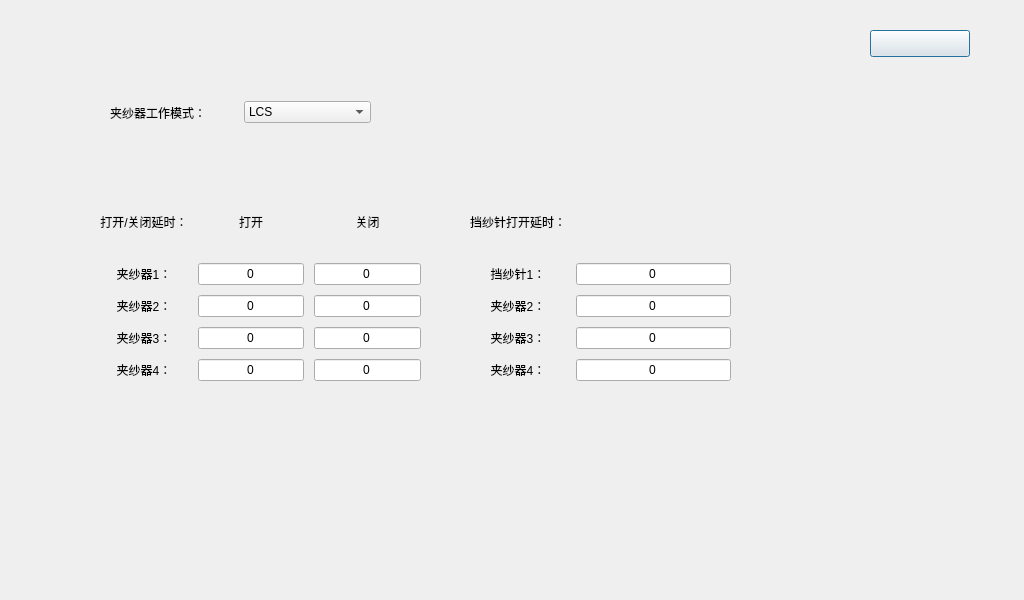
<?xml version="1.0" encoding="UTF-8"?>
<ui version="4.0">
 <class>CCSD02</class>
 <widget class="QDialog" name="CCSD02">
  <property name="geometry">
   <rect>
    <x>0</x>
    <y>0</y>
    <width>1024</width>
    <height>600</height>
   </rect>
  </property>
  <property name="windowTitle">
   <string>Dialog</string>
  </property>
  <widget class="QPushButton" name="pb_back">
   <property name="geometry">
    <rect>
     <x>870</x>
     <y>30</y>
     <width>100</width>
     <height>27</height>
    </rect>
   </property>
   <property name="text">
    <string/>
   </property>
  </widget>
  <widget class="QWidget" name="widget_3" native="true">
   <property name="geometry">
    <rect>
     <x>470</x>
     <y>190</y>
     <width>261</width>
     <height>191</height>
    </rect>
   </property>
   <layout class="QGridLayout" name="gridLayout_2">
    <property name="leftMargin">
     <number>0</number>
    </property>
    <property name="topMargin">
     <number>0</number>
    </property>
    <property name="rightMargin">
     <number>0</number>
    </property>
    <property name="bottomMargin">
     <number>0</number>
    </property>
    <property name="spacing">
     <number>10</number>
    </property>
    <item row="2" column="0">
     <widget class="QLabel" name="label_10">
      <property name="text">
       <string>挡纱针1：</string>
      </property>
      <property name="alignment">
       <set>Qt::AlignCenter</set>
      </property>
     </widget>
    </item>
    <item row="3" column="0">
     <widget class="QLabel" name="label_11">
      <property name="text">
       <string>夹纱器2：</string>
      </property>
      <property name="alignment">
       <set>Qt::AlignCenter</set>
      </property>
     </widget>
    </item>
    <item row="5" column="0">
     <widget class="QLabel" name="label_13">
      <property name="text">
       <string>夹纱器4：</string>
      </property>
      <property name="alignment">
       <set>Qt::AlignCenter</set>
      </property>
     </widget>
    </item>
    <item row="4" column="0">
     <widget class="QLabel" name="label_12">
      <property name="text">
       <string>夹纱器3：</string>
      </property>
      <property name="alignment">
       <set>Qt::AlignCenter</set>
      </property>
     </widget>
    </item>
    <item row="5" column="2">
     <widget class="QLineEdit" name="lineEdit_12">
      <property name="text">
       <string>0</string>
      </property>
      <property name="alignment">
       <set>Qt::AlignCenter</set>
      </property>
     </widget>
    </item>
    <item row="2" column="2">
     <widget class="QLineEdit" name="lineEdit_10">
      <property name="text">
       <string>0</string>
      </property>
      <property name="alignment">
       <set>Qt::AlignCenter</set>
      </property>
     </widget>
    </item>
    <item row="4" column="2">
     <widget class="QLineEdit" name="lineEdit_11">
      <property name="text">
       <string>0</string>
      </property>
      <property name="alignment">
       <set>Qt::AlignCenter</set>
      </property>
     </widget>
    </item>
    <item row="3" column="2">
     <widget class="QLineEdit" name="lineEdit_9">
      <property name="text">
       <string>0</string>
      </property>
      <property name="alignment">
       <set>Qt::AlignCenter</set>
      </property>
     </widget>
    </item>
    <item row="0" column="0">
     <widget class="QLabel" name="label_5">
      <property name="text">
       <string>挡纱针打开延时：</string>
      </property>
      <property name="alignment">
       <set>Qt::AlignCenter</set>
      </property>
     </widget>
    </item>
   </layout>
  </widget>
  <widget class="QWidget" name="widget1" native="true">
   <property name="geometry">
    <rect>
     <x>110</x>
     <y>90</y>
     <width>261</width>
     <height>45</height>
    </rect>
   </property>
   <layout class="QHBoxLayout" name="horizontalLayout" stretch="1,1">
    <property name="leftMargin">
     <number>0</number>
    </property>
    <property name="topMargin">
     <number>0</number>
    </property>
    <property name="rightMargin">
     <number>0</number>
    </property>
    <property name="bottomMargin">
     <number>0</number>
    </property>
    <item>
     <widget class="QLabel" name="label">
      <property name="text">
       <string>夹纱器工作模式：</string>
      </property>
     </widget>
    </item>
    <item>
     <widget class="QComboBox" name="comboBox">
      <item>
       <property name="text">
        <string>LCS</string>
       </property>
      </item>
     </widget>
    </item>
   </layout>
  </widget>
  <widget class="QWidget" name="widget_2" native="true">
   <property name="geometry">
    <rect>
     <x>100</x>
     <y>190</y>
     <width>321</width>
     <height>191</height>
    </rect>
   </property>
   <layout class="QGridLayout" name="gridLayout">
    <property name="leftMargin">
     <number>0</number>
    </property>
    <property name="topMargin">
     <number>0</number>
    </property>
    <property name="rightMargin">
     <number>0</number>
    </property>
    <property name="bottomMargin">
     <number>0</number>
    </property>
    <property name="spacing">
     <number>10</number>
    </property>
    <item row="0" column="0">
     <widget class="QLabel" name="label_2">
      <property name="text">
       <string>打开/关闭延时：</string>
      </property>
      <property name="alignment">
       <set>Qt::AlignCenter</set>
      </property>
     </widget>
    </item>
    <item row="5" column="1">
     <widget class="QLineEdit" name="lineEdit_7">
      <property name="text">
       <string>0</string>
      </property>
      <property name="alignment">
       <set>Qt::AlignCenter</set>
      </property>
     </widget>
    </item>
    <item row="5" column="0">
     <widget class="QLabel" name="label_9">
      <property name="text">
       <string>夹纱器4：</string>
      </property>
      <property name="alignment">
       <set>Qt::AlignCenter</set>
      </property>
     </widget>
    </item>
    <item row="5" column="2">
     <widget class="QLineEdit" name="lineEdit_8">
      <property name="text">
       <string>0</string>
      </property>
      <property name="alignment">
       <set>Qt::AlignCenter</set>
      </property>
     </widget>
    </item>
    <item row="3" column="1">
     <widget class="QLineEdit" name="lineEdit_3">
      <property name="text">
       <string>0</string>
      </property>
      <property name="alignment">
       <set>Qt::AlignCenter</set>
      </property>
     </widget>
    </item>
    <item row="2" column="1">
     <widget class="QLineEdit" name="lineEdit">
      <property name="text">
       <string>0</string>
      </property>
      <property name="alignment">
       <set>Qt::AlignCenter</set>
      </property>
     </widget>
    </item>
    <item row="2" column="0">
     <widget class="QLabel" name="label_6">
      <property name="text">
       <string>夹纱器1：</string>
      </property>
      <property name="alignment">
       <set>Qt::AlignCenter</set>
      </property>
     </widget>
    </item>
    <item row="4" column="2">
     <widget class="QLineEdit" name="lineEdit_6">
      <property name="text">
       <string>0</string>
      </property>
      <property name="alignment">
       <set>Qt::AlignCenter</set>
      </property>
     </widget>
    </item>
    <item row="0" column="1">
     <widget class="QLabel" name="label_3">
      <property name="text">
       <string>打开</string>
      </property>
      <property name="alignment">
       <set>Qt::AlignCenter</set>
      </property>
     </widget>
    </item>
    <item row="3" column="0">
     <widget class="QLabel" name="label_7">
      <property name="text">
       <string>夹纱器2：</string>
      </property>
      <property name="alignment">
       <set>Qt::AlignCenter</set>
      </property>
     </widget>
    </item>
    <item row="4" column="0">
     <widget class="QLabel" name="label_8">
      <property name="text">
       <string>夹纱器3：</string>
      </property>
      <property name="alignment">
       <set>Qt::AlignCenter</set>
      </property>
     </widget>
    </item>
    <item row="2" column="2">
     <widget class="QLineEdit" name="lineEdit_2">
      <property name="text">
       <string>0</string>
      </property>
      <property name="alignment">
       <set>Qt::AlignCenter</set>
      </property>
     </widget>
    </item>
    <item row="3" column="2">
     <widget class="QLineEdit" name="lineEdit_4">
      <property name="text">
       <string>0</string>
      </property>
      <property name="alignment">
       <set>Qt::AlignCenter</set>
      </property>
     </widget>
    </item>
    <item row="4" column="1">
     <widget class="QLineEdit" name="lineEdit_5">
      <property name="text">
       <string>0</string>
      </property>
      <property name="alignment">
       <set>Qt::AlignCenter</set>
      </property>
     </widget>
    </item>
    <item row="0" column="2">
     <widget class="QLabel" name="label_4">
      <property name="text">
       <string>关闭</string>
      </property>
      <property name="alignment">
       <set>Qt::AlignCenter</set>
      </property>
     </widget>
    </item>
   </layout>
  </widget>
 </widget>
 <resources/>
 <connections/>
</ui>
